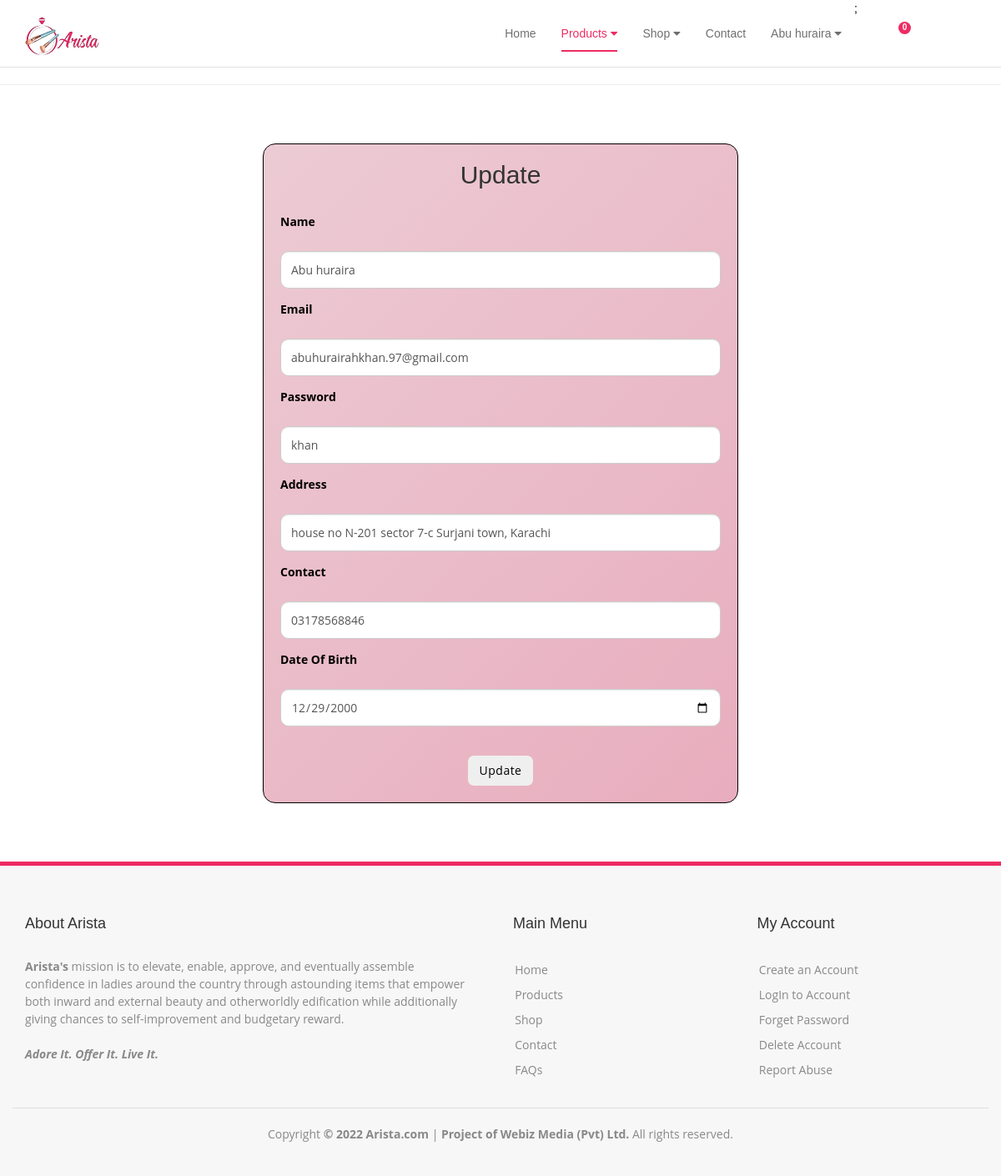
/website/update.php (signed in), run on the app's committed database.
### tables this page shows
CREATE TABLE `user` (
  `id` int(11) NOT NULL,
  `name` varchar(50) NOT NULL,
  `email` varchar(50) NOT NULL,
  `password` varchar(50) NOT NULL,
  `address` varchar(50) NOT NULL,
  `phone` varchar(50) NOT NULL,
  `d_o_b` date NOT NULL
);

### website/update.php (the view, shortened to what this page needs)
<?php
include '../config.php';
if (isset($_SESSION['u_id'])) {
    $ID = $_SESSION['u_id'];
    if ($conection) {
        $query = "SELECT * FROM `user` WHERE id='$ID'";
        $final = mysqli_query($conection, $query);
        if ($final) {
            $rows = mysqli_fetch_row($final);
        }
    }
}
include 'header.php'
?>
<body>
    <div class="contact-box-main">
        <div class="container">
            <div class="row">
                <div class="col-lg-12 col-sm-12">
                    <div class="contact-form-right" id="login">
                    <h2><center>Update</center></h2>
                            <form method="POST" id="contactForm">
                            <div class="row" id="padd">
                            <div class="col-md-12">
                                    <div class="form-group">
                                    <label> Name </label>
                                        <input type="text" class="form-control" value="<?php echo $rows[1]; ?>" id="signtxt" name="name" placeholder="Name" required data-error="Please enter your name">
                                    </div>
                                </div>
                                <div class="col-md-12">
                                    <div class="form-group">
                                    <label> Email </label>
                                        <input type="text" placeholder="Email" value="<?php echo $rows[2]; ?>" id="signtxt" class="form-control" name="email" required data-error="Please enter your email">
                                    </div>
                                </div>
                                <div class="col-md-12">
                                    <div class="form-group">
                                    <label> Password </label>
                                        <input type="text" class="form-control" value="<?php echo $rows[3]; ?>" id="signtxt" name="password" placeholder="Password" required data-error="Please enter your Password">
                                    </div>
                                </div> <div class="col-md-12">
                                    <div class="form-group">
                                    <label> Address </label>
                                        <input type="text" class="form-control" value="<?php echo $rows[4]; ?>" id="signtxt" name="address" placeholder="Address" required data-error="Please enter your Address">
                                    </div>
                                </div>
                                <div class="col-md-12">
                                    <div class="form-group">
                                    <label> Contact </label>
                                        <input type="text" class="form-control" value="<?php echo $rows[5]; ?>" id="signtxt" name="contact" placeholder="Contact No" required data-error="Please enter your Phone">
                                    </div>
                                </div> <div class="col-md-12">
                                    <div class="form-group">
                                    <label> Date Of Birth </label>
                                        <input type="date" class="form-control" value="<?php echo $rows[6]; ?>" id="signtxt" name="dob" required data-error="Please enter your D_O_B">
                                    </div>
                                </div>
                                <div class="col-md-12">
                                    <div class="submit-button text-center">
                                        <button class="btn hvr-hover" id="btn" name="btn2" type="submit">Update</button>
                                    </div>
                                </div>
                            </div>
                        </form>
                    </div>
                </div>
            </div>
        </div>
    </div>
</body>
<?php
include 'footer.php' ;?>

### website/css/style.css (style rules this page uses)
html, body { height: 100%; width: 100%; }
body { color:#000; font-family: 'Open Sans', sans-serif; }
@media (min-width: 600px) { #login { width: 50%; margin: auto; margin-top: 70px; margin-bottom: 70px; border: 1px solid; border-radius: 15px; background: linear-gradient(-45deg,#ee1e59,#e97797,#e7a3b6,rgb(236, 203, 212) ); background-size: 400% 400%; position: relative; animation: change 10s ease-in-out infinite; } }
@media (min-width: 600px) { #padd { padding: 20px; } }
@media (min-width: 600px) { #signtxt { height: 45px; margin-top: 20px; border-radius: 10px; } }
@media (min-width: 600px) { #btn { margin-top: 20px; border-radius: 7px; } }
.btn, .btn:hover { -webkit-transition: all 0.35s; -moz-transition: all 0.35s; transition: all 0.35s; font-family: 'Open Sans', sans-serif; }
h1, h2, h3, h4, h5, h6 { font-family: 'Raleway', sans-serif; color:#333; font-weight: 300; }
@media only screen and (max-width: 3500px) { body { overflow-x: hidden; } }

### website/css/default-template-style.css (style rules this page uses)
body { font-size:14px; }
.dart-fs-30, h2, .h2 { font-size:2.142857142857143em; }
.btn { display:inline-block; border:2px solid transparent; letter-spacing: .5px; line-height: inherit; border-radius: 0; text-transform:capitalize; width: auto; font-family:'Raleway', sans-serif; font-weight: 500; transition-duration: 0.3s; transition: all 0.3s !important; transition-timing-function: ease-in-out }

### website/css/divineartnav.css (style rules this page uses)
body { -webkit-transition: all 0.3s ease-in-out; -moz-transition: all 0.3s ease-in-out; -o-transition: all 0.3s ease-in-out; -ms-transition: all 0.3s ease-in-out; transition: all 0.3s ease-in-out; }

### data on the page
user: name "Abu huraira", email "abuhurairahkhan.97@gmail.com", password "khan", address "house no N-201 sector 7-c Surjani town, Karachi", contact "03178568846", dob "12/29/2000"

### other printed values
count(array_unique($_SESSION['cart'])) "0"
$_SESSION["u_name"] "Abu huraira"
